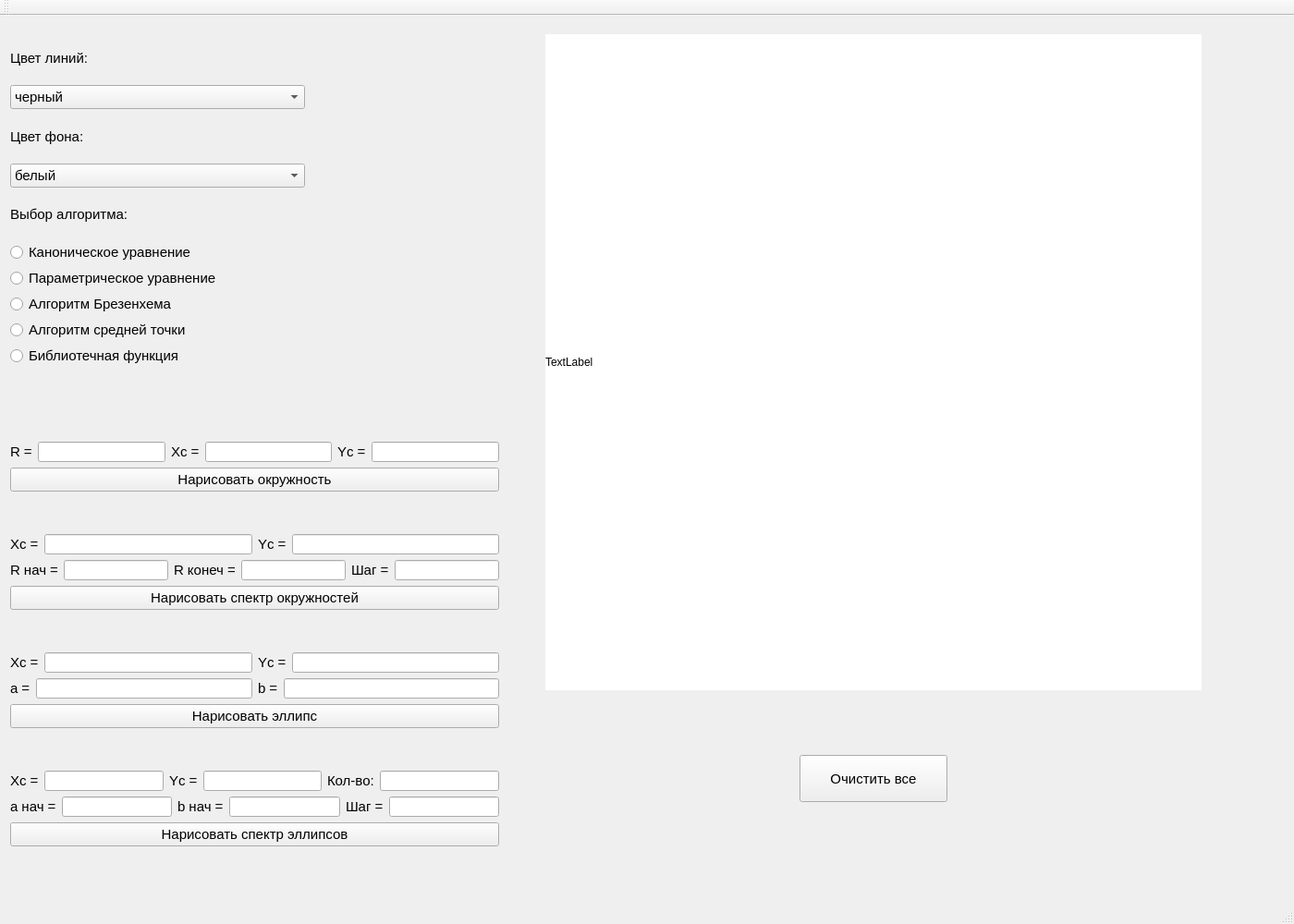
<?xml version="1.0" encoding="UTF-8"?>
<ui version="4.0">
 <class>MainWindow</class>
 <widget class="QMainWindow" name="MainWindow">
  <property name="enabled">
   <bool>true</bool>
  </property>
  <property name="geometry">
   <rect>
    <x>0</x>
    <y>0</y>
    <width>1400</width>
    <height>1000</height>
   </rect>
  </property>
  <property name="windowTitle">
   <string>MainWindow</string>
  </property>
  <widget class="QWidget" name="centralWidget">
   <widget class="QWidget" name="layoutWidget">
    <property name="geometry">
     <rect>
      <x>0</x>
      <y>10</y>
      <width>341</width>
      <height>381</height>
     </rect>
    </property>
    <layout class="QVBoxLayout" name="verticalLayout" stretch="0,0,0,0,0,0,0,0,0,0">
     <property name="spacing">
      <number>4</number>
     </property>
     <item>
      <widget class="QLabel" name="label">
       <property name="font">
        <font>
         <family>Arial</family>
         <pointsize>11</pointsize>
        </font>
       </property>
       <property name="text">
        <string>Цвет линий:</string>
       </property>
      </widget>
     </item>
     <item>
      <widget class="QComboBox" name="LinesColourcomboBox">
       <property name="font">
        <font>
         <family>Arial</family>
         <pointsize>11</pointsize>
        </font>
       </property>
       <item>
        <property name="text">
         <string>черный</string>
        </property>
       </item>
       <item>
        <property name="text">
         <string>белый</string>
        </property>
       </item>
       <item>
        <property name="text">
         <string>желтый</string>
        </property>
       </item>
       <item>
        <property name="text">
         <string>красный</string>
        </property>
       </item>
       <item>
        <property name="text">
         <string>синий</string>
        </property>
       </item>
       <item>
        <property name="text">
         <string>зеленый</string>
        </property>
       </item>
      </widget>
     </item>
     <item>
      <widget class="QLabel" name="label_2">
       <property name="font">
        <font>
         <family>Arial</family>
         <pointsize>11</pointsize>
        </font>
       </property>
       <property name="text">
        <string>Цвет фона:</string>
       </property>
      </widget>
     </item>
     <item>
      <widget class="QComboBox" name="BackgroundColourcomboBox">
       <property name="font">
        <font>
         <family>Arial</family>
         <pointsize>11</pointsize>
        </font>
       </property>
       <item>
        <property name="text">
         <string>белый</string>
        </property>
       </item>
       <item>
        <property name="text">
         <string>черный</string>
        </property>
       </item>
       <item>
        <property name="text">
         <string>желтый</string>
        </property>
       </item>
       <item>
        <property name="text">
         <string>красный</string>
        </property>
       </item>
       <item>
        <property name="text">
         <string>синий</string>
        </property>
       </item>
       <item>
        <property name="text">
         <string>зеленый</string>
        </property>
       </item>
      </widget>
     </item>
     <item>
      <widget class="QLabel" name="label_3">
       <property name="font">
        <font>
         <family>Arial</family>
         <pointsize>11</pointsize>
        </font>
       </property>
       <property name="text">
        <string>Выбор алгоритма:</string>
       </property>
      </widget>
     </item>
     <item>
      <widget class="QRadioButton" name="radioButton_kan">
       <property name="font">
        <font>
         <family>Arial</family>
         <pointsize>11</pointsize>
        </font>
       </property>
       <property name="text">
        <string>Каноническое уравнение</string>
       </property>
      </widget>
     </item>
     <item>
      <widget class="QRadioButton" name="radioButton_par">
       <property name="font">
        <font>
         <family>Arial</family>
         <pointsize>11</pointsize>
        </font>
       </property>
       <property name="text">
        <string>Параметрическое уравнение</string>
       </property>
      </widget>
     </item>
     <item>
      <widget class="QRadioButton" name="radioButton_br">
       <property name="font">
        <font>
         <family>Arial</family>
         <pointsize>11</pointsize>
        </font>
       </property>
       <property name="text">
        <string>Алгоритм Брезенхема</string>
       </property>
      </widget>
     </item>
     <item>
      <widget class="QRadioButton" name="radioButton_srt">
       <property name="font">
        <font>
         <family>Arial</family>
         <pointsize>11</pointsize>
        </font>
       </property>
       <property name="text">
        <string>Алгоритм средней точки</string>
       </property>
      </widget>
     </item>
     <item>
      <widget class="QRadioButton" name="radioButton_dll">
       <property name="font">
        <font>
         <family>Arial</family>
         <pointsize>11</pointsize>
        </font>
       </property>
       <property name="text">
        <string>Библиотечная функция</string>
       </property>
      </widget>
     </item>
    </layout>
   </widget>
   <widget class="QLabel" name="draw_label">
    <property name="geometry">
     <rect>
      <x>590</x>
      <y>20</y>
      <width>710</width>
      <height>710</height>
     </rect>
    </property>
    <property name="styleSheet">
     <string notr="true">background-color: rgb(255, 255, 255);</string>
    </property>
    <property name="text">
     <string>TextLabel</string>
    </property>
   </widget>
   <widget class="QLabel" name="label_22">
    <property name="geometry">
     <rect>
      <x>130</x>
      <y>1740</y>
      <width>38</width>
      <height>16</height>
     </rect>
    </property>
    <property name="font">
     <font>
      <family>Arial</family>
      <pointsize>11</pointsize>
     </font>
    </property>
    <property name="text">
     <string>Кол-во:</string>
    </property>
   </widget>
   <widget class="QPushButton" name="pushButton_clean">
    <property name="geometry">
     <rect>
      <x>865</x>
      <y>800</y>
      <width>160</width>
      <height>51</height>
     </rect>
    </property>
    <property name="font">
     <font>
      <family>Arial</family>
      <pointsize>11</pointsize>
     </font>
    </property>
    <property name="text">
     <string>Очистить все</string>
    </property>
   </widget>
   <widget class="QWidget" name="">
    <property name="geometry">
     <rect>
      <x>0</x>
      <y>410</y>
      <width>551</width>
      <height>541</height>
     </rect>
    </property>
    <layout class="QVBoxLayout" name="verticalLayout_6">
     <item>
      <layout class="QVBoxLayout" name="verticalLayout_2">
       <item>
        <layout class="QHBoxLayout" name="horizontalLayout">
         <item>
          <widget class="QLabel" name="label_4">
           <property name="font">
            <font>
             <family>Arial</family>
             <pointsize>11</pointsize>
            </font>
           </property>
           <property name="text">
            <string>R =</string>
           </property>
          </widget>
         </item>
         <item>
          <widget class="QLineEdit" name="lineEdit_r"/>
         </item>
         <item>
          <widget class="QLabel" name="label_5">
           <property name="font">
            <font>
             <family>Arial</family>
             <pointsize>11</pointsize>
            </font>
           </property>
           <property name="text">
            <string>Xc =</string>
           </property>
          </widget>
         </item>
         <item>
          <widget class="QLineEdit" name="lineEdit_xc1cir"/>
         </item>
         <item>
          <widget class="QLabel" name="label_6">
           <property name="font">
            <font>
             <family>Arial</family>
             <pointsize>11</pointsize>
            </font>
           </property>
           <property name="text">
            <string>Yc =</string>
           </property>
          </widget>
         </item>
         <item>
          <widget class="QLineEdit" name="lineEdit_yc1cir"/>
         </item>
        </layout>
       </item>
       <item>
        <widget class="QPushButton" name="pushButton_drawonecir">
         <property name="font">
          <font>
           <family>Arial</family>
           <pointsize>11</pointsize>
          </font>
         </property>
         <property name="text">
          <string>Нарисовать окружность</string>
         </property>
        </widget>
       </item>
      </layout>
     </item>
     <item>
      <layout class="QVBoxLayout" name="verticalLayout_4">
       <item>
        <layout class="QHBoxLayout" name="horizontalLayout_3">
         <item>
          <widget class="QLabel" name="label_10">
           <property name="font">
            <font>
             <family>Arial</family>
             <pointsize>11</pointsize>
            </font>
           </property>
           <property name="text">
            <string>Xc =</string>
           </property>
          </widget>
         </item>
         <item>
          <widget class="QLineEdit" name="lineEdit_xc2cir"/>
         </item>
         <item>
          <widget class="QLabel" name="label_11">
           <property name="font">
            <font>
             <family>Arial</family>
             <pointsize>11</pointsize>
            </font>
           </property>
           <property name="text">
            <string>Yc =</string>
           </property>
          </widget>
         </item>
         <item>
          <widget class="QLineEdit" name="lineEdit_yc2cir"/>
         </item>
        </layout>
       </item>
       <item>
        <layout class="QVBoxLayout" name="verticalLayout_3">
         <item>
          <layout class="QHBoxLayout" name="horizontalLayout_2">
           <item>
            <widget class="QLabel" name="label_7">
             <property name="font">
              <font>
               <family>Arial</family>
               <pointsize>11</pointsize>
              </font>
             </property>
             <property name="text">
              <string>R нач =</string>
             </property>
            </widget>
           </item>
           <item>
            <widget class="QLineEdit" name="lineEdit_rbeg"/>
           </item>
           <item>
            <widget class="QLabel" name="label_8">
             <property name="font">
              <font>
               <family>Arial</family>
               <pointsize>11</pointsize>
              </font>
             </property>
             <property name="text">
              <string>R конеч =</string>
             </property>
            </widget>
           </item>
           <item>
            <widget class="QLineEdit" name="lineEdit_rend"/>
           </item>
           <item>
            <widget class="QLabel" name="label_9">
             <property name="font">
              <font>
               <family>Arial</family>
               <pointsize>11</pointsize>
              </font>
             </property>
             <property name="text">
              <string>Шаг =</string>
             </property>
            </widget>
           </item>
           <item>
            <widget class="QLineEdit" name="lineEdit_stepcir"/>
           </item>
          </layout>
         </item>
         <item>
          <widget class="QPushButton" name="pushButton_drawmanycir">
           <property name="font">
            <font>
             <family>Arial</family>
             <pointsize>11</pointsize>
            </font>
           </property>
           <property name="text">
            <string>Нарисовать спектр окружностей</string>
           </property>
          </widget>
         </item>
        </layout>
       </item>
      </layout>
     </item>
     <item>
      <layout class="QVBoxLayout" name="verticalLayout_7">
       <item>
        <layout class="QHBoxLayout" name="horizontalLayout_6">
         <item>
          <widget class="QLabel" name="label_19">
           <property name="font">
            <font>
             <family>Arial</family>
             <pointsize>11</pointsize>
            </font>
           </property>
           <property name="text">
            <string>Xc =</string>
           </property>
          </widget>
         </item>
         <item>
          <widget class="QLineEdit" name="lineEdit_xcel"/>
         </item>
         <item>
          <widget class="QLabel" name="label_20">
           <property name="font">
            <font>
             <family>Arial</family>
             <pointsize>11</pointsize>
            </font>
           </property>
           <property name="text">
            <string>Yc =</string>
           </property>
          </widget>
         </item>
         <item>
          <widget class="QLineEdit" name="lineEdit_ycel"/>
         </item>
        </layout>
       </item>
       <item>
        <layout class="QHBoxLayout" name="horizontalLayout_7">
         <item>
          <widget class="QLabel" name="label_17">
           <property name="font">
            <font>
             <family>Arial</family>
             <pointsize>11</pointsize>
            </font>
           </property>
           <property name="text">
            <string>a =</string>
           </property>
          </widget>
         </item>
         <item>
          <widget class="QLineEdit" name="lineEdit_a"/>
         </item>
         <item>
          <widget class="QLabel" name="label_18">
           <property name="font">
            <font>
             <family>Arial</family>
             <pointsize>11</pointsize>
            </font>
           </property>
           <property name="text">
            <string>b =</string>
           </property>
          </widget>
         </item>
         <item>
          <widget class="QLineEdit" name="lineEdit_b"/>
         </item>
        </layout>
       </item>
       <item>
        <widget class="QPushButton" name="pushButton_drawoneel">
         <property name="font">
          <font>
           <family>Arial</family>
           <pointsize>11</pointsize>
          </font>
         </property>
         <property name="text">
          <string>Нарисовать эллипс</string>
         </property>
        </widget>
       </item>
      </layout>
     </item>
     <item>
      <layout class="QVBoxLayout" name="verticalLayout_5">
       <item>
        <layout class="QHBoxLayout" name="horizontalLayout_4">
         <item>
          <widget class="QLabel" name="label_12">
           <property name="font">
            <font>
             <family>Arial</family>
             <pointsize>11</pointsize>
            </font>
           </property>
           <property name="text">
            <string>Xc =</string>
           </property>
          </widget>
         </item>
         <item>
          <widget class="QLineEdit" name="lineEdit_xc2el"/>
         </item>
         <item>
          <widget class="QLabel" name="label_13">
           <property name="font">
            <font>
             <family>Arial</family>
             <pointsize>11</pointsize>
            </font>
           </property>
           <property name="text">
            <string>Yc =</string>
           </property>
          </widget>
         </item>
         <item>
          <widget class="QLineEdit" name="lineEdit_yc2el"/>
         </item>
         <item>
          <widget class="QLabel" name="label_16">
           <property name="font">
            <font>
             <family>Arial</family>
             <pointsize>11</pointsize>
            </font>
           </property>
           <property name="text">
            <string>Кол-во:</string>
           </property>
          </widget>
         </item>
         <item>
          <widget class="QLineEdit" name="lineEdit_nel"/>
         </item>
        </layout>
       </item>
       <item>
        <layout class="QHBoxLayout" name="horizontalLayout_5">
         <item>
          <widget class="QLabel" name="label_14">
           <property name="font">
            <font>
             <family>Arial</family>
             <pointsize>11</pointsize>
            </font>
           </property>
           <property name="text">
            <string>a нач =</string>
           </property>
          </widget>
         </item>
         <item>
          <widget class="QLineEdit" name="lineEdit_abeg"/>
         </item>
         <item>
          <widget class="QLabel" name="label_15">
           <property name="font">
            <font>
             <family>Arial</family>
             <pointsize>11</pointsize>
            </font>
           </property>
           <property name="text">
            <string>b нач =</string>
           </property>
          </widget>
         </item>
         <item>
          <widget class="QLineEdit" name="lineEdit_bbeg"/>
         </item>
         <item>
          <widget class="QLabel" name="label_21">
           <property name="font">
            <font>
             <family>Arial</family>
             <pointsize>11</pointsize>
            </font>
           </property>
           <property name="text">
            <string>Шаг =</string>
           </property>
          </widget>
         </item>
         <item>
          <widget class="QLineEdit" name="lineEdit_stepel"/>
         </item>
        </layout>
       </item>
       <item>
        <widget class="QPushButton" name="pushButton_drawmanyel">
         <property name="font">
          <font>
           <family>Arial</family>
           <pointsize>11</pointsize>
          </font>
         </property>
         <property name="text">
          <string>Нарисовать спектр эллипсов</string>
         </property>
        </widget>
       </item>
      </layout>
     </item>
    </layout>
   </widget>
  </widget>
  <widget class="QMenuBar" name="menuBar">
   <property name="geometry">
    <rect>
     <x>0</x>
     <y>0</y>
     <width>1400</width>
     <height>17</height>
    </rect>
   </property>
  </widget>
  <widget class="QToolBar" name="mainToolBar">
   <attribute name="toolBarArea">
    <enum>TopToolBarArea</enum>
   </attribute>
   <attribute name="toolBarBreak">
    <bool>false</bool>
   </attribute>
  </widget>
  <widget class="QStatusBar" name="statusBar"/>
 </widget>
 <layoutdefault spacing="6" margin="11"/>
 <resources/>
 <connections/>
</ui>
